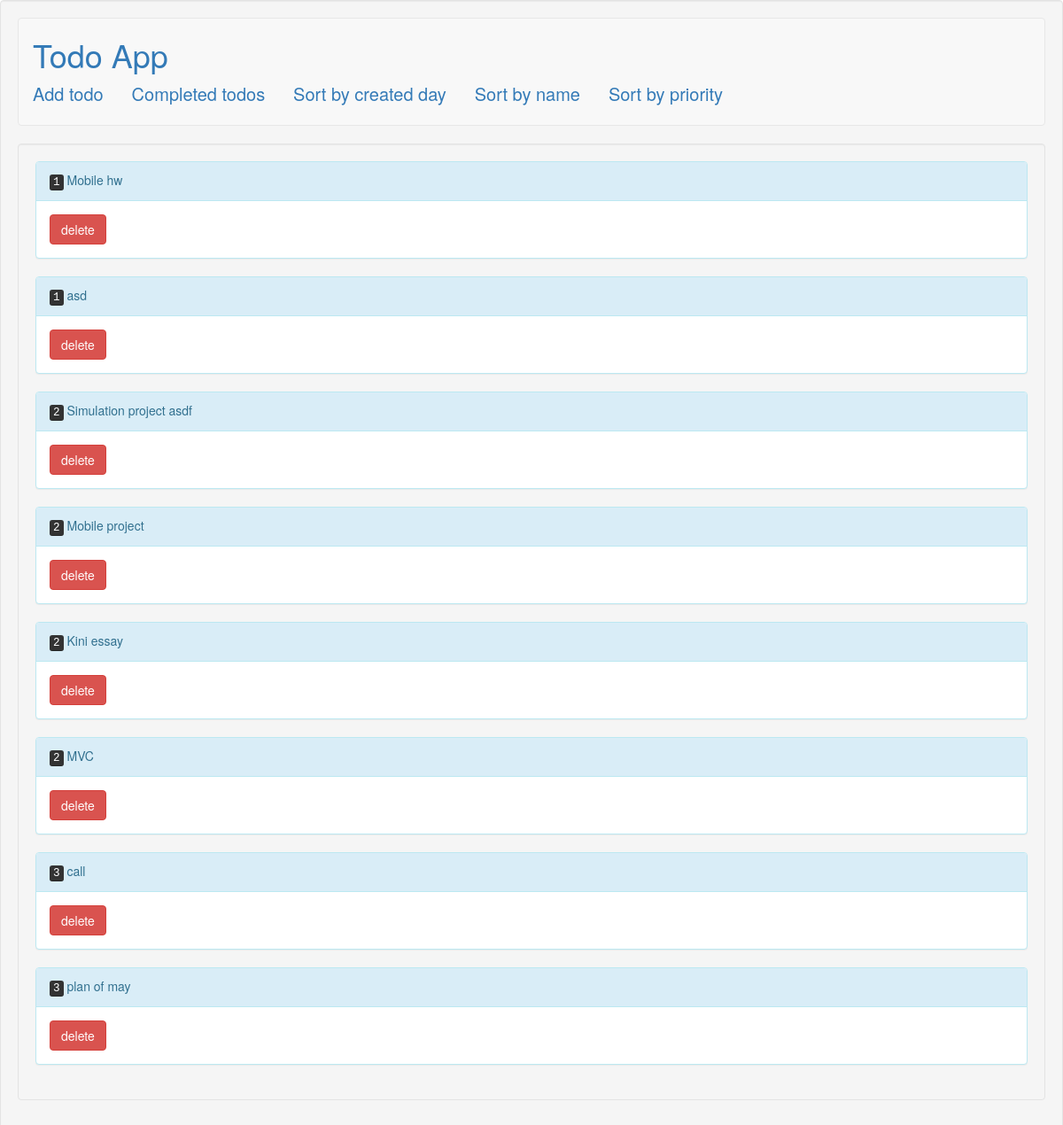
/todos/sortByPriority/, run on the app's committed database.
### todos/models.py (models this page shows, shortened)
class Todo(models.Model):
	title = models.CharField(max_length=200)
	created_at = models.DateTimeField(default=datetime.now, blank=True)
	complete = models.BooleanField(default=False)
	priority = models.CharField(default='1', max_length=5)

### todos/views.py (the view)
# urls.py: path('sortByPriority/', views.sortByPriority, name='sortByPriority'),
def sortByPriority(request):
	allTodo = Todo.objects.all().order_by('priority')
	return render(request, 'todo_list.html', {"todo_list": allTodo})

### todos/templates/todo_list.html
{% extends "header.html" %}
{% block content %}
<div class="well">
	{% for todo in todo_list %}
	<div class="panel panel-info">
		<div class="panel-heading">
			<kbd>{{todo.priority}}</kbd>
			{{todo.title}}
		</div>
		<div class="panel-body">
			<a href="{% url 'delete' todo.id %}" className="icon"><button class="btn btn-danger">delete</button></a>
		</div>
	</div>
	{% endfor %}
</div>
{% endblock content %}

### data on the page
Todo: priority "1", title "Mobile hw"
Todo: priority "1", title "asd"
Todo: priority "2", title "Simulation project asdf"
Todo: priority "2", title "Mobile project"
Todo: priority "2", title "Kini essay"
Todo: priority "2", title "MVC"
Todo: priority "3", title "call"
Todo: priority "3", title "plan of may"
